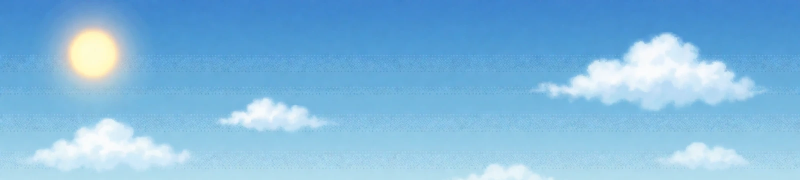
#> input picture game/assets/img/watch/sky/day.webp, 1600 x 360 px, found by its file name (shown at 1/2 size)
$ python overcast.py
#> lines starting #> are read from the running program, lines starting #| are printed output that depends on the picture; after the words box and inside, x2 and y2 are one past the last pixel; in counts of white or black regions, pixels touching at a corner belong together
# The overcast sky for rain and storm days (Ladi, Nov 19: no sun on a rainy day, add clouds). Built in code from the
# painted day sky (assets/img/watch/sky/day.webp): the sun covered with clear sky from beside it, the colour drained
# to grey, and banks of heavier cloud laid over the top, pixelated to match. Writes assets/img/watch/sky/overcast.webp.
import random
from PIL import Image, ImageDraw, ImageFilter, ImageEnhance
random.seed(19)
day = Image.open('assets/img/watch/sky/day.webp').convert('RGB')
#> day is the input picture: PIL image 1600x360 RGB; mean R, G, B 129.1, 185.6, 223
W, H = day.size
#> W = 1600; H = 360
patch = day.crop((330, 0, 330 + 330, H))            # clear sky right of the sun, same heights
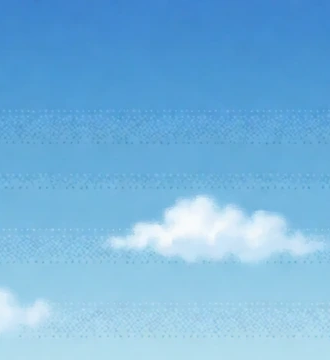
#> patch: PIL image 330x360 RGB; mean R, G, B 120, 181.1, 222.4
mask = Image.new('L', patch.size, 0); ImageDraw.Draw(mask).ellipse([20, 20, 310, 250], fill=255)
#> after `mask = Image.new('L', patch.size, 0)`: mask: PIL image 330x360 L; every value is 0
#> after `ImageDraw.Draw(mask).ellipse([20, 20, 310, 250], fill=255)`:
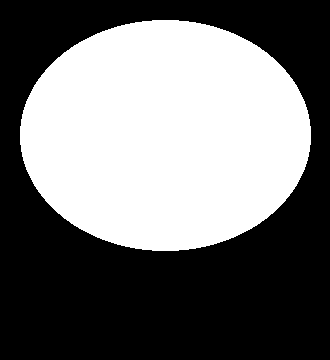
#> mask: PIL image 330x360 L; 44.4% white; 1 white region, box (x1, y1, x2, y2) and area: (20, 20, 311, 251) 52765
day.paste(patch, (25, 0), mask.filter(ImageFilter.GaussianBlur(20)))
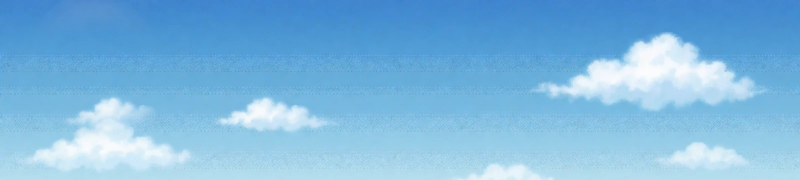
#> day: PIL image 1600x360 RGB (shown at 1/2 size); mean R, G, B 125, 183.8, 223.6
img = ImageEnhance.Color(day).enhance(0.12)
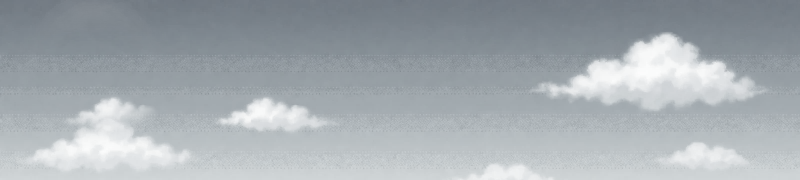
#> img: PIL image 1600x360 RGB (shown at 1/2 size); mean R, G, B 164.7, 171.7, 176.6
img = ImageEnhance.Brightness(img).enhance(0.72)
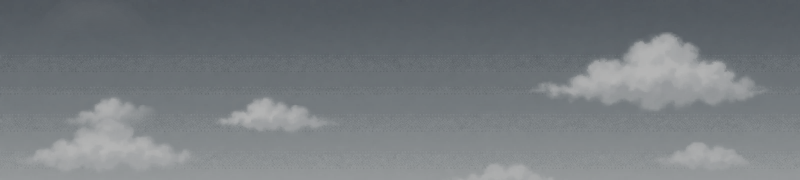
#> img: PIL image 1600x360 RGB (shown at 1/2 size); mean R, G, B 118.1, 123.1, 126.7
def bank(n, y0, y1, r0, r1, shade, blur, alpha):
    layer = Image.new('RGBA', (W, H), shade + (0,)); g = ImageDraw.Draw(layer)   # transparent in the cloud's colour: no dark rim
    for _ in range(n):
        x, y, r = random.uniform(-80, W + 80), random.uniform(y0, y1), random.uniform(r0, r1)
        v = random.randint(-6, 6); c = tuple(max(0, min(255, s + v)) for s in shade)
        for dx in (-W, 0, W):   # wrap so the sky tiles side to side
            g.ellipse([x + dx - r * 1.8, y - r * 0.6, x + dx + r * 1.8, y + r * 0.6], fill=c + (alpha,))
    return layer.filter(ImageFilter.GaussianBlur(blur))
for args in [(60, -30, 60, 40, 90, (82, 88, 98), 12, 230), (70, 20, 120, 30, 70, (112, 118, 128), 9, 200),
             (50, 90, 180, 25, 55, (138, 144, 152), 7, 150)]:
    img = Image.alpha_composite(img.convert('RGBA'), bank(*args)).convert('RGB')
#> this loop made 3 passes
#> pass 2, `img = Image.alpha_composite(img.convert('RGBA'), bank(*args)).convert(..`:
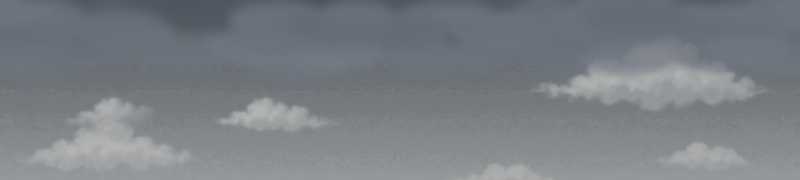
#> img: PIL image 1600x360 RGB (shown at 1/2 size); mean R, G, B 121.9, 126.9, 132.2
#> after the loop:
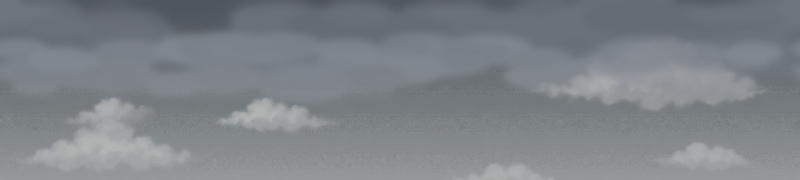
#> img: PIL image 1600x360 RGB (shown at 1/2 size); mean R, G, B 125.4, 130.5, 136
img.resize((W // 3, H // 3), Image.BILINEAR).resize((W, H), Image.NEAREST).save('assets/img/watch/sky/overcast.webp', quality=90)
print('ok')
